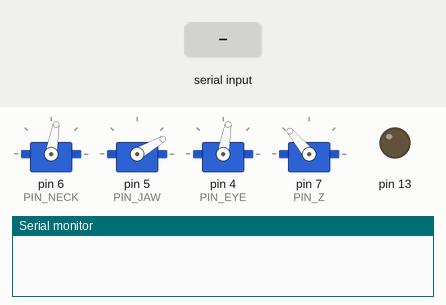
A sketch run on a simulated Arduino Uno, built with avr-gcc and run on an emulated ATmega328P. Parts: 4 × servo, output pins drawn as LEDs (lit = HIGH), the last lines printed to the serial monitor. The test bench sets the inputs (shaded band).

Above: at 1.7 s.
1.8 s: "jaw 150\n" received over Serial
At 3.3 s:
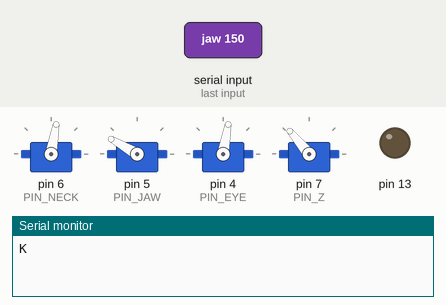
4.0 s: "neck 1\n" received over Serial
At 4.6 s:
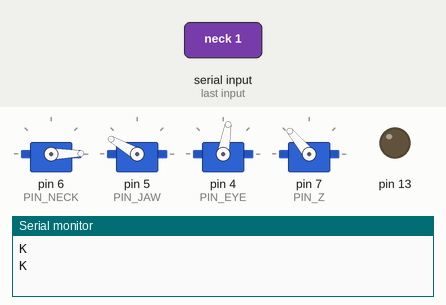
5.5 s: "neck 150\n" received over Serial
At 5.8 s:
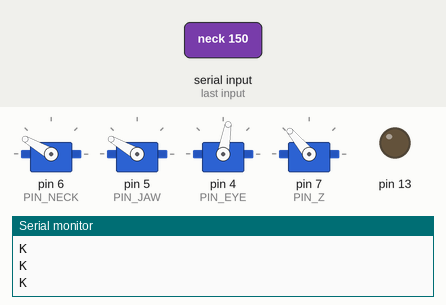
7.0 s: "jaw 1\n" received over Serial
At 8.2 s:
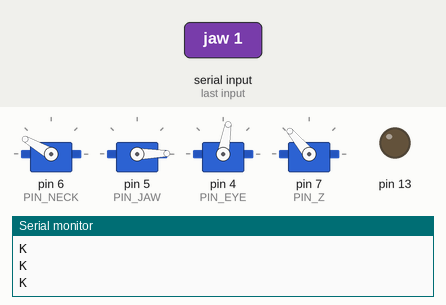
9.4 s: "eye 1\n" received over Serial
At 9.9 s:
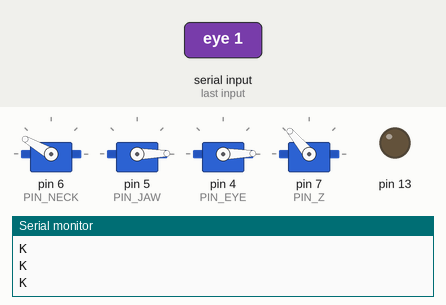
10.9 s: "eye 150\n" received over Serial
At 12.3 s:
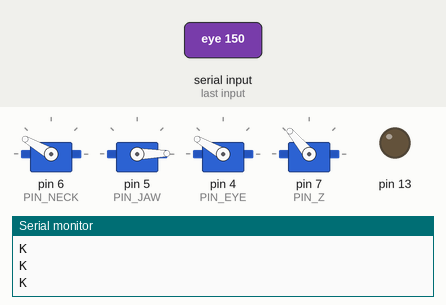
Timing chart, 0 to 13.4 s (numbered marks = the images above; inputs shaded):
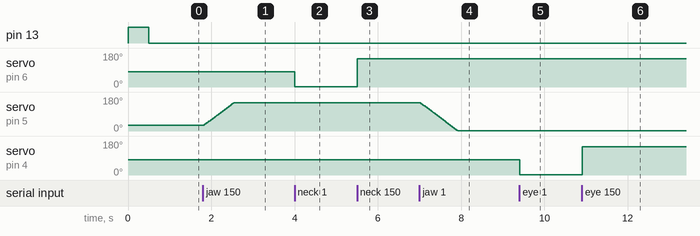

Measured:
- after the input at 1.8 s, servo on pin 5 (PIN_JAW): moves from 30° to 150° over 0.73 s, starting at once
- after the input at 4.0 s, servo on pin 6 (PIN_NECK): 80° → 1° at once
- after the input at 5.5 s, servo on pin 6 (PIN_NECK): 1° → 150° at once
- after the input at 7.0 s, servo on pin 5 (PIN_JAW): moves from 150° to 1° over 0.90 s, starting at once
- after the input at 9.4 s, servo on pin 4 (PIN_EYE): 80° → 1° at once
- after the input at 10.9 s, servo on pin 4 (PIN_EYE): 1° → 150° at once

The sketch:

nova_arduino.ino
```cpp
/**
 * Nova Animatronic - Final Firmware
 *
 * This sketch controls the Nova animatronic head.
 * It listens for serial commands from the Python host and moves the servos.
 *
 * PINS:
 * Update the numbers below to match your calibration results!
 */

#include <Servo.h>

// --- PIN CONFIGURATION (UPDATE THESE!) ---
// Based on your calibration, assign the correct pin number to each part.
// You mentioned pins 4, 5, 6, 7, 8 are connected.
const int PIN_EYE  = 4;  // Horizontal Eye Turn
const int PIN_JAW  = 5;  // Mouth
const int PIN_NECK = 6;  // Horizontal Head Turn
const int PIN_Z    = 7;  // Vertical Head Tilt (Up/Down)
// const int PIN_AUX = 8; // Extra pin if needed

// --- SERVO SETTINGS ---
const int BAUD_RATE = 9600;

// Initial Positions (Degrees)
const int INIT_NECK = 80;  // Center
const int INIT_JAW  = 30;  // Closed
const int INIT_EYE  = 80;  // Center
const int INIT_Z    = 130; // Level

// Safety Limits (Degrees)
// These prevent the servos from hitting mechanical stops.
const int MIN_ANGLE = 0;
const int MAX_ANGLE = 180;

// JAW SPEED CONTROL
// Increase this value to slow down jaw movement, decrease to speed up.
// 6ms per degree = ~166 degrees/second (smooth but responsive)
const int JAW_UPDATE_DELAY_MS = 6;

// Servo Objects
Servo servoNeck;
Servo servoJaw;
Servo servoEye;
Servo servoZ;

// Jaw Movement State (for smooth animation)
int currentJawAngle = INIT_JAW;
int targetJawAngle = INIT_JAW;
unsigned long lastJawUpdateTime = 0;

// Serial Buffer
String inputString = "";
boolean stringComplete = false;

void setup() {
  // 1. Initialize Serial
  Serial.begin(BAUD_RATE);

  // 2. Attach Servos
  servoNeck.attach(PIN_NECK);
  servoJaw.attach(PIN_JAW);
  servoEye.attach(PIN_EYE);
  servoZ.attach(PIN_Z);

  // 3. Move to Start Positions
  servoNeck.write(INIT_NECK);
  servoJaw.write(INIT_JAW);
  servoEye.write(INIT_EYE);
  servoZ.write(INIT_Z);

  // 4. Prepare Buffer
  inputString.reserve(200);

  // 5. Signal Ready (Blink onboard LED)
  pinMode(13, OUTPUT);
  digitalWrite(13, HIGH);
  delay(500);
  digitalWrite(13, LOW);
}

void loop() {
  // --- SMOOTH JAW MOVEMENT ---
  // Move jaw incrementally toward target angle for smoother animation
  unsigned long currentTime = millis();
  if (currentTime - lastJawUpdateTime >= JAW_UPDATE_DELAY_MS) {
    lastJawUpdateTime = currentTime;

    if (currentJawAngle < targetJawAngle) {
      currentJawAngle++;
      servoJaw.write(currentJawAngle);
    }
    else if (currentJawAngle > targetJawAngle) {
      currentJawAngle--;
      servoJaw.write(currentJawAngle);
    }
  }

  // --- SERIAL COMMAND PROCESSING ---
  if (stringComplete) {
    processCommand(inputString);

    // Clear
    inputString = "";
    stringComplete = false;

    // Send Acknowledgement
    Serial.println("K");
  }
}

// --- SERIAL EVENT HANDLER ---
void serialEvent() {
  while (Serial.available()) {
    char inChar = (char)Serial.read();
    if (inChar != '\n') {
      inputString += inChar;
    } else {
      stringComplete = true;
    }
  }
}

// --- COMMAND PROCESSOR ---
void processCommand(String command) {
  command.trim();
  int spaceIndex = command.indexOf(' ');
  if (spaceIndex == -1) return;

  String cmdType = command.substring(0, spaceIndex);
  int angle = command.substring(spaceIndex + 1).toInt();

  // Safety Constraint
  angle = constrain(angle, MIN_ANGLE, MAX_ANGLE);

  if (cmdType.equalsIgnoreCase("neck")) {
    servoNeck.write(angle);
  }
  else if (cmdType.equalsIgnoreCase("jaw")) {
    // Set target angle only - loop() handles smooth movement
    targetJawAngle = angle;
  }
  else if (cmdType.equalsIgnoreCase("eye")) {
    servoEye.write(angle);
  }
  else if (cmdType.equalsIgnoreCase("z")) {
    servoZ.write(angle);
  }
}
```
